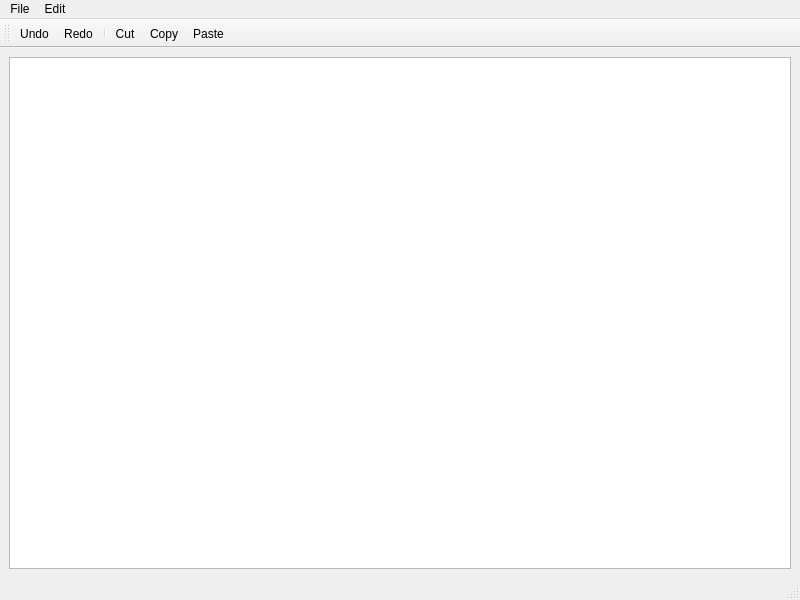
<?xml version="1.0" encoding="UTF-8"?>
<ui version="4.0">
 <class>MainWindow</class>
 <widget class="QMainWindow" name="MainWindow">
  <property name="geometry">
   <rect>
    <x>0</x>
    <y>0</y>
    <width>800</width>
    <height>600</height>
   </rect>
  </property>
  <property name="windowTitle">
   <string>MainWindow</string>
  </property>
  <widget class="QWidget" name="centralwidget">
   <layout class="QHBoxLayout" name="horizontalLayout">
    <item>
     <layout class="QVBoxLayout" name="verticalLayout">
      <item>
       <widget class="QTextEdit" name="textEdit"/>
      </item>
     </layout>
    </item>
   </layout>
  </widget>
  <widget class="QMenuBar" name="menubar">
   <property name="geometry">
    <rect>
     <x>0</x>
     <y>0</y>
     <width>800</width>
     <height>21</height>
    </rect>
   </property>
   <widget class="QMenu" name="menufile">
    <property name="title">
     <string>File</string>
    </property>
    <addaction name="actionNew"/>
    <addaction name="actionOpen"/>
    <addaction name="actionSaveAs"/>
    <addaction name="actionPrint"/>
    <addaction name="separator"/>
    <addaction name="actionExit"/>
   </widget>
   <widget class="QMenu" name="menuEdit">
    <property name="title">
     <string>Edit</string>
    </property>
    <addaction name="actionCopy"/>
    <addaction name="actionCut"/>
    <addaction name="actionPaste"/>
    <addaction name="separator"/>
    <addaction name="actionUndo"/>
    <addaction name="actionRedo"/>
   </widget>
   <addaction name="menufile"/>
   <addaction name="menuEdit"/>
  </widget>
  <widget class="QStatusBar" name="statusbar"/>
  <widget class="QToolBar" name="toolBar">
   <property name="windowTitle">
    <string>toolBar</string>
   </property>
   <attribute name="toolBarArea">
    <enum>TopToolBarArea</enum>
   </attribute>
   <attribute name="toolBarBreak">
    <bool>false</bool>
   </attribute>
   <addaction name="actionUndo"/>
   <addaction name="actionRedo"/>
   <addaction name="separator"/>
   <addaction name="actionCut"/>
   <addaction name="actionCopy"/>
   <addaction name="actionPaste"/>
  </widget>
  <action name="actionNew">
   <property name="icon">
    <iconset>
     <normalon>:/imgs/Symbols/icons8-new-file-70.png</normalon>
    </iconset>
   </property>
   <property name="text">
    <string>New</string>
   </property>
  </action>
  <action name="actionOpen">
   <property name="icon">
    <iconset>
     <normalon>:/imgs/Symbols/icons8-open-file-70.png</normalon>
    </iconset>
   </property>
   <property name="text">
    <string>Open</string>
   </property>
  </action>
  <action name="actionSaveAs">
   <property name="icon">
    <iconset resource="Resources.qrc">
     <normaloff>:/imgs/Symbols/icons8-save-70.png</normaloff>:/imgs/Symbols/icons8-save-70.png</iconset>
   </property>
   <property name="text">
    <string>Save As</string>
   </property>
  </action>
  <action name="actionPrint">
   <property name="icon">
    <iconset resource="Resources.qrc">
     <normaloff>:/imgs/Symbols/icons8-print-70.png</normaloff>:/imgs/Symbols/icons8-print-70.png</iconset>
   </property>
   <property name="text">
    <string>Print</string>
   </property>
  </action>
  <action name="actionExit">
   <property name="icon">
    <iconset resource="Resources.qrc">
     <normaloff>:/imgs/Symbols/icons8-fire-exit-70.png</normaloff>:/imgs/Symbols/icons8-fire-exit-70.png</iconset>
   </property>
   <property name="text">
    <string>Exit</string>
   </property>
  </action>
  <action name="actionCopy">
   <property name="icon">
    <iconset resource="Resources.qrc">
     <normaloff>:/imgs/Symbols/icons8-copy-70.png</normaloff>:/imgs/Symbols/icons8-copy-70.png</iconset>
   </property>
   <property name="text">
    <string>Copy</string>
   </property>
  </action>
  <action name="actionCut">
   <property name="icon">
    <iconset resource="Resources.qrc">
     <normaloff>:/imgs/Symbols/icons8-cut-70.png</normaloff>:/imgs/Symbols/icons8-cut-70.png</iconset>
   </property>
   <property name="text">
    <string>Cut</string>
   </property>
  </action>
  <action name="actionPaste">
   <property name="icon">
    <iconset resource="Resources.qrc">
     <normaloff>:/imgs/Symbols/icons8-paste-70.png</normaloff>:/imgs/Symbols/icons8-paste-70.png</iconset>
   </property>
   <property name="text">
    <string>Paste</string>
   </property>
  </action>
  <action name="actionUndo">
   <property name="icon">
    <iconset resource="Resources.qrc">
     <normaloff>:/imgs/Symbols/icons8-undo-70.png</normaloff>:/imgs/Symbols/icons8-undo-70.png</iconset>
   </property>
   <property name="text">
    <string>Undo</string>
   </property>
  </action>
  <action name="actionRedo">
   <property name="icon">
    <iconset resource="Resources.qrc">
     <normaloff>:/imgs/Symbols/icons8-redo-70.png</normaloff>:/imgs/Symbols/icons8-redo-70.png</iconset>
   </property>
   <property name="text">
    <string>Redo</string>
   </property>
  </action>
 </widget>
 <tabstops>
  <tabstop>textEdit</tabstop>
 </tabstops>
 <resources>
  <include location="Resources.qrc"/>
 </resources>
 <connections/>
</ui>
